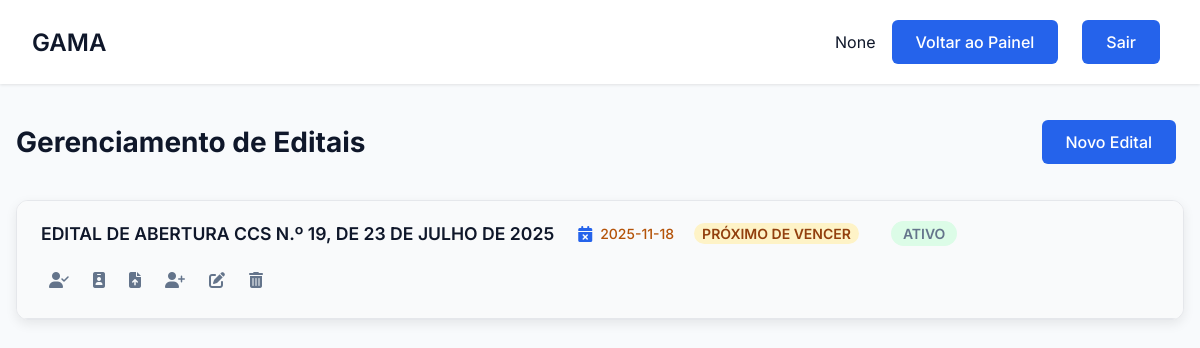
Screenshot of /edital/painel with the database file from the repository.
### tables this page shows
CREATE TABLE Edital (
        id_edital INTEGER PRIMARY KEY AUTOINCREMENT,
        numero_edital TEXT NOT NULL UNIQUE,
        data_edital DATE NOT NULL,
        data_publicacao DATE NOT NULL,
        vencimento_edital DATE NOT NULL,
        prazo_prorrogacao INTEGER,
        status TEXT NOT NULL CHECK (status IN ('ativo', 'inativo', 'prorrogado'))
    );

### gama/routes/edital_routes.py (the view)
@edital_bp.route('/painel')
def painel():
    if not check_admin():
        flash('Acesso negado. Apenas administradores podem gerenciar editais.', 'error')
        return redirect(url_for('auth.login'))
    editais_raw = Edital.get_all()
    editais_com_status_vencimento = []
    hoje = date.today()
    tres_meses_frente = hoje + timedelta(days=90)
    for edital_tuple in editais_raw:
        edital_lista = list(edital_tuple)
        status_vencimento = 'ok'
        try:
            data_vencimento = datetime.strptime(edital_lista[4], '%Y-%m-%d').date()
            if data_vencimento < hoje:
                status_vencimento = 'vencido'
            elif hoje <= data_vencimento <= tres_meses_frente:
                status_vencimento = 'proximo'
        except (ValueError, TypeError):
            pass
        edital_lista.append(status_vencimento)
        editais_com_status_vencimento.append(edital_lista)
    candidatos_agrupados = {}
    candidatos_simples = {}
    for edital in editais_com_status_vencimento:
        todos_candidatos_do_edital = Candidato.get_by_edital(edital[0])
        candidatos_simples[edital[0]] = todos_candidatos_do_edital
        candidatos_agrupados_por_cargo = defaultdict(list)
        for candidato in todos_candidatos_do_edital:
            nome_cargo = candidato[11]
            candidatos_agrupados_por_cargo[nome_cargo].append(candidato)
        candidatos_agrupados[edital[0]] = dict(sorted(candidatos_agrupados_por_cargo.items()))
    opcoes_unidade = Opcao.get_por_tipo('unidade')
    vagas_livres = Vaga.get_all_vagas_livres()
    return render_template(
        'edital.html',
        nome=session.get('nome'),
        editais=editais_com_status_vencimento,
        candidatos_por_edital_agrupado=candidatos_agrupados,
        candidatos_por_edital_simples=candidatos_simples,
        opcoes_unidade=opcoes_unidade,
        vagas_livres=vagas_livres
    )

### app.py (called while the page is built)
@app.before_request
def make_session_permanent():
    session.permanent = True

### gama/database/database.py (called while the page is built)
def conectar():
    diretorio_db = "gama/database"
    if not os.path.exists(diretorio_db):
        os.makedirs(diretorio_db)
    return sqlite3.connect(f"{diretorio_db}/editais.db")

### gama/models/configuracao.py (called while the page is built)
    @staticmethod
    def get_por_tipo(tipo_opcao):
        conn = conectar()
        conn.row_factory = sqlite3.Row # Retorna como dicionário
        cursor = conn.cursor()
        try:
            cursor.execute("SELECT * FROM Opcao WHERE tipo_opcao = ? ORDER BY valor_opcao", (tipo_opcao,))
            return [dict(row) for row in cursor.fetchall()]
        except sqlite3.Error as e:
            print(f"Erro ao buscar opções: {e}")
            return []
        finally:
            conn.close()

### gama/models/edital.py (called while the page is built)
    @staticmethod
    def get_all():
        conn = conectar()
        cursor = conn.cursor()
        try:
            cursor.execute("SELECT * FROM Edital ORDER BY data_publicacao DESC")
            return cursor.fetchall()
        except sqlite3.Error as e:
            print(f"Erro ao buscar editais: {e}")
            return []
        finally:
            conn.close()

### gama/models/vaga.py (called while the page is built)
    @staticmethod
    def get_all_vagas_livres():
        conn = conectar()
        conn.row_factory = sqlite3.Row
        cursor = conn.cursor()
        try:
            cursor.execute("""
                SELECT v.id, v.cod_vaga, v.area, cg.nome_cargo
                FROM Vaga v
                JOIN CargoGestao cg ON v.cargo_gestao_id = cg.id
                WHERE v.situacao = 'Livre'
                ORDER BY cg.nome_cargo, v.cod_vaga
            """)
            return [dict(row) for row in cursor.fetchall()]
        except sqlite3.Error as e:
            print(f"Erro ao buscar vagas livres: {e}")
            return []
        finally:
            conn.close()

### gama/routes/edital_routes.py (called while the page is built)
def check_admin():
    return 'usuario_id' in session and session.get('tipo') == 'administrador' or 'usuario'

### gama/templates/edital.html (shortened to what this page needs)
<!DOCTYPE html>
<html lang="pt-BR">
<head>
    <link rel="stylesheet" href="{{ url_for('static', filename='css/edital.css') }}">
    <link rel="stylesheet" href="https://cdnjs.cloudflare.com/ajax/libs/font-awesome/6.5.0/css/all.min.css">
</head>
<body>
    <div class="dashboard">
        <header class="dashboard-header">
            <nav class="dashboard-nav container">
                <h1 class="dashboard-title">GAMA</h1>
                <div class="dashboard-user">
                    <span>{{ session.get('nome') }}</span>
                    {% if session.get('tipo') == 'administrador' %}
                        <a href="{{ url_for('admin.painel_admin') }}" class="btn btn-primary">Voltar ao Painel</a>
                    {% else %}
                        <a href="{{ url_for('usuarios.painel_usuario') }}" class="btn btn-primary">Voltar ao Painel</a>
                    {% endif %}
                    <a href="{{ url_for('auth.logout') }}" class="btn btn-primary">Sair</a>
                </div>
            </nav>
        </header>
        <main class="dashboard-content container">
            <div class="section-header">
                <h2 class="page-title">Gerenciamento de Editais</h2>
                <button class="btn btn-primary" onclick="openEditalModal(null)">
                     Novo Edital
                </button>
            </div>
            {% for edital in editais %}
            <div class="edital-card" id="edital-{{ edital[0] }}">
                <div class="edital-header" onclick="toggleContent('body-edital-{{ edital[0] }}', this)">
                    <div class="edital-info">
                        <strong>{{ edital[1] }}</strong>
                        {% set status_vencimento = edital[7] %}
                        <span class="status-vencimento {{ status_vencimento }}" title="Data de Vencimento">
                            <i class="fas fa-calendar-times"></i> {{ edital[4] }}
                            {% if status_vencimento == 'proximo' %}<span class="aviso-lateral proximo">Próximo de vencer</span>{% endif %}
                        </span>
                        <span title="Status">
                            {% if edital[6] == 'ativo' %}<span class="badge badge-success">Ativo</span>
                            {% elif edital[6] == 'inativo' %}<span class="badge badge-danger">Inativo</span>
                            {% else %}<span class="badge badge-warning">Prorrogado</span>{% endif %}
                        </span>
                    </div>
                    <div class="actions">
                        <button class="icon-button" title="Nomear em Lote" onclick="event.stopPropagation(); openNomearLoteModal({{ edital[0] }});"><i class="fas fa-user-check"></i></button>
                        <button class="icon-button" title="Empossar em Lote (marcar nomeados como empossados)" onclick="event.stopPropagation(); openEmpossarLoteModal({{ edital[0] }});"><i class="fas fa-id-badge"></i></button>
                        <button class="icon-button" title="Adicionar em Lote" onclick="event.stopPropagation(); openLoteModal({{ edital[0] }});"><i class="fas fa-file-upload"></i></button>
                        <button class="icon-button" title="Adicionar Candidato" onclick="event.stopPropagation(); openCandidatoModal(null, {{ edital[0] }});"><i class="fas fa-user-plus"></i></button>
                        <button class="icon-button" title="Editar Edital" data-edital='{{ edital|tojson }}' onclick="event.stopPropagation(); openEditalModal(this)"><i class="fas fa-edit"></i></button>
                        <form action="{{ url_for('edital.remover_edital', id_edital=edital[0]) }}" method="POST" onsubmit="return confirm('Atenção! Isso removerá o edital e todos os seus candidatos. Deseja continuar?');" style="display: inline;">
                            <button type="submit" class="icon-button" title="Remover Edital"><i class="fas fa-trash-alt"></i></button>
                        </form>
                    </div>
                </div>
            </div>
            {% else %}
                <div class="empty-state"><i class="fas fa-file-excel"></i><p>Nenhum edital encontrado.</p></div>
            {% endfor %}
        </main>
    </div>
</body>
</html>

### gama/static/css/edital.css (style rules this page uses)
:root { --primary: #2563eb; --primary-dark: #4338ca; --secondary: #64748b; --danger: #ef4444; --success: #22c55e; --background: #f8fafc; --surface: #ffffff; --text: #0f172a; --text-light: #64748b; }
* { margin: 0; padding: 0; box-sizing: border-box; font-family: 'Inter', sans-serif; }
body { background-color: var(--background); color: var(--text); min-height: 100vh; }
.container { max-width: 1200px; margin: 0 auto; padding: 0 1rem; }
.btn { display: inline-flex; align-items: center; justify-content: center; padding: 0.75rem 1.5rem; margin-right: 0.5rem; margin-top: 0.25rem; margin-bottom: 0.25rem; background-color: var(--primary); color: white; font-size: 1rem; font-weight: 500; border-radius: 6px; cursor: pointer; transition: all 0.2s; border: none; text-decoration: none; }
.btn-primary { background-color: var(--primary); color: white; }
.dashboard { min-height: 100vh; display: grid; grid-template-rows: auto 1fr; }
.dashboard-header { background: var(--surface); padding: 1rem; box-shadow: 0 1px 3px 0 rgb(0 0 0 / 0.1); margin-bottom: 2rem; }
.dashboard-nav { display: flex; justify-content: space-between; align-items: center; }
.dashboard-title { font-size: 1.5rem; font-weight: 600; }
.dashboard-user { display: flex; align-items: center; gap: 1rem; }
.dashboard-content { padding-top: 0; padding-bottom: 2rem; }
.page-title { font-weight: 700; color: var(--text); font-size: 1.75rem; }
.section-header { display: flex; justify-content: space-between; align-items: center; margin-bottom: 2rem; }
.edital-card { background: var(--surface); border-radius: 12px; box-shadow: 0 4px 12px rgba(0, 0, 0, 0.08); margin-bottom: 1.5rem; overflow: hidden; border: 1px solid #e5e7eb; }
.edital-header { background: #f9fafb; padding: 1.25rem 1.5rem; border-bottom: 1px solid #e5e7eb; display: flex; align-items: center; justify-content: space-between; cursor: pointer; gap: 1rem; flex-wrap: wrap; }
.edital-info { display: flex; gap: 1.5rem; flex-wrap: wrap; align-items: center; flex-grow: 1; }
.edital-info strong { font-size: 1.1rem; font-weight: 600; color: var(--text); }
.edital-info span { display: flex; align-items: center; gap: 0.5rem; font-size: 0.875rem; color: var(--text-light); }
.edital-info i { color: var(--primary); font-size: 1rem; }
.badge { font-size: 0.75rem; padding: 0.25rem 0.75rem; border-radius: 9999px; font-weight: 600; text-transform: uppercase; margin-left: 0.5rem; }
.badge-success { background: #dcfce7; color: #166534; }
.actions { display: flex; gap: 0.5rem; align-items: center; }
.icon-button { background: none; border: none; color: var(--text-light); cursor: pointer; font-size: 1rem; padding: 0.5rem; transition: color 0.2s; }
.status-vencimento { display: flex; align-items: center; }
.status-vencimento.proximo { color: #b45309; font-weight: 500; }
.aviso-lateral { font-size: 0.75rem; font-weight: 600; margin-left: 0.75rem; padding: 0.15rem 0.5rem; border-radius: 9999px; text-transform: uppercase; white-space: nowrap; }
.aviso-lateral.proximo { background-color: #fef3c7; color: #92400e; }

### rows the page displays
Edital: numero_edital "EDITAL DE ABERTURA CCS N.º 19, DE 23 DE JULHO DE 2025", vencimento_edital "2025-11-18", status "ATIVO"

### other values shown
{{ session.get('nome') }} "None"
